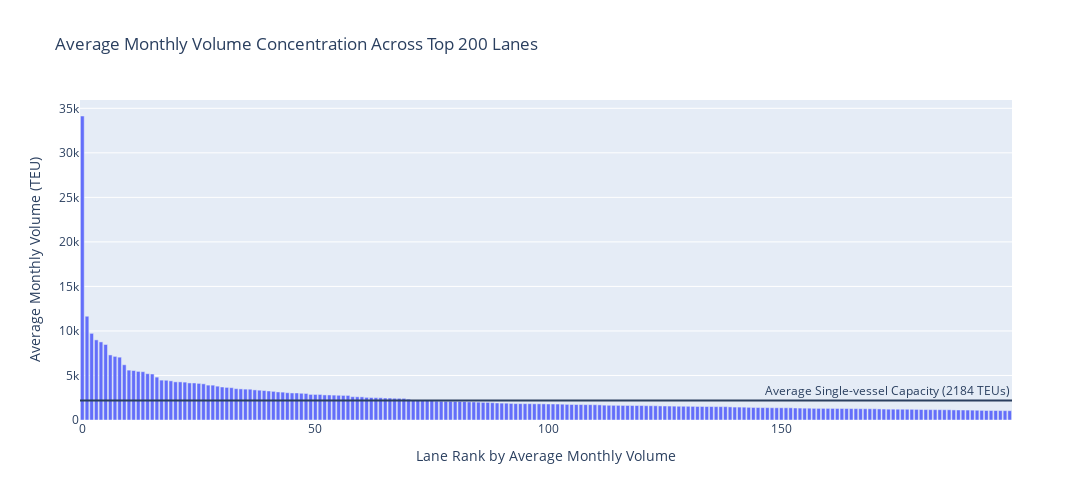

Notebook cell for this chart:
### Code cell
fig = px.bar(
    df, x='index', y='avg_monthly_volume', 
    labels={
        'index':'Lane Rank by Average Monthly Volume',
        'avg_monthly_volume':'Average Monthly Volume (TEU)'
    }, 
    title='Average Monthly Volume Concentration Across Top 200 Lanes',
    width=1100, height=500
    )
fig.add_hline(y=mean_vessel_cap, annotation_text=('Average Single-vessel Capacity ({} TEUs)').format(round(mean_vessel_cap)))
fig.show()

### Figure 1 — Plotly figure (JSON) as saved in the notebook; plotly's stock layout.template omitted (floating-point values rounded to 4 significant figures; data arrays with more than 128 entries replaced by an {"elided": "..."} marker saying what was removed)
{"data": [{"alignmentgroup": "True", "hovertemplate": "Lane Rank by Average Monthly Volume=%{x}<br>Average Monthly Volume (TEU)=%{y}<extra></extra>", "legendgroup": "", "marker": {"color": "#636efa", "pattern": {"shape": ""}}, "name": "", "offsetgroup": "", "orientation": "v", "showlegend": false, "textposition": "auto", "type": "bar", "x": {"elided": "200 int values"}, "xaxis": "x", "y": {"elided": "200 float values"}, "yaxis": "y"}], "layout": {"annotations": [{"showarrow": false, "text": "Average Single-vessel Capacity (2184 TEUs)", "x": 1, "xanchor": "right", "xref": "x domain", "y": 2184.0, "yanchor": "bottom", "yref": "y"}], "barmode": "relative", "height": 500, "legend": {"tracegroupgap": 0}, "shapes": [{"type": "line", "x0": 0, "x1": 1, "xref": "x domain", "y0": 2184.0, "y1": 2184.0, "yref": "y"}], "title": {"text": "Average Monthly Volume Concentration Across Top 200 Lanes"}, "width": 1100, "xaxis": {"anchor": "y", "domain": [0, 1], "title": {"text": "Lane Rank by Average Monthly Volume"}}, "yaxis": {"anchor": "x", "domain": [0, 1], "title": {"text": "Average Monthly Volume (TEU)"}}}}
